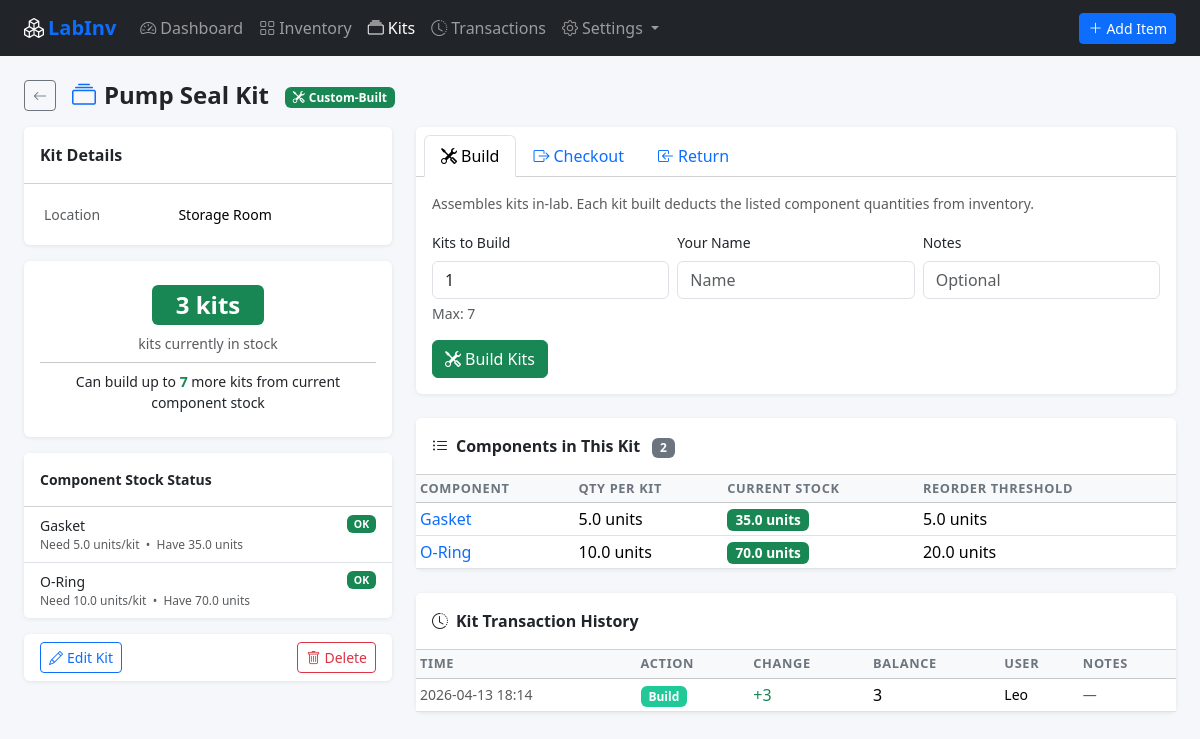
Screenshot of /kits/1 with the database file from the repository.
### tables this page shows
CREATE TABLE kits (
            id          INTEGER PRIMARY KEY AUTOINCREMENT,
            name        TEXT    NOT NULL,
            kit_type    TEXT    NOT NULL DEFAULT 'custom',
            supplier    TEXT,
            sku         TEXT,
            quantity    INTEGER NOT NULL DEFAULT 0,
            location_id INTEGER REFERENCES locations(id),
            notes       TEXT,
            created_at  TIMESTAMP DEFAULT CURRENT_TIMESTAMP,
            updated_at  TIMESTAMP DEFAULT CURRENT_TIMESTAMP
        );

CREATE TABLE locations (
            id        INTEGER PRIMARY KEY AUTOINCREMENT,
            name      TEXT NOT NULL UNIQUE,
            parent_id INTEGER REFERENCES locations(id)
        );

CREATE TABLE kit_components (
            id               INTEGER PRIMARY KEY AUTOINCREMENT,
            kit_id           INTEGER NOT NULL REFERENCES kits(id) ON DELETE CASCADE,
            item_id          INTEGER NOT NULL REFERENCES items(id),
            quantity_per_kit REAL    NOT NULL DEFAULT 1
        );

CREATE TABLE items (
            id                  INTEGER PRIMARY KEY AUTOINCREMENT,
            name                TEXT    NOT NULL,
            category_id         INTEGER REFERENCES categories(id),
            quantity            REAL    NOT NULL DEFAULT 0,
            unit                TEXT    NOT NULL DEFAULT 'units',
            location_id         INTEGER REFERENCES locations(id),
            low_stock_threshold REAL    DEFAULT 0,
            supplier            TEXT,
            sku                 TEXT,
            notes               TEXT,
            created_at          TIMESTAMP DEFAULT CURRENT_TIMESTAMP,
            updated_at          TIMESTAMP DEFAULT CURRENT_TIMESTAMP
        );

CREATE TABLE kit_transactions (
            id              INTEGER PRIMARY KEY AUTOINCREMENT,
            kit_id          INTEGER NOT NULL REFERENCES kits(id),
            action          TEXT    NOT NULL,
            quantity_change INTEGER NOT NULL,
            quantity_before INTEGER NOT NULL,
            quantity_after  INTEGER NOT NULL,
            user_name       TEXT    NOT NULL,
            project         TEXT,
            notes           TEXT,
            timestamp       TIMESTAMP DEFAULT CURRENT_TIMESTAMP
        );

### app.py (the view)
@app.route("/kits/<int:kit_id>")
def kit_detail(kit_id):
    db = get_db()
    kit = db.execute("""
        SELECT k.*, l.name AS location_name
        FROM kits k
        LEFT JOIN locations l ON k.location_id = l.id
        WHERE k.id = ?
    """, (kit_id,)).fetchone()
    if not kit:
        flash("Kit not found.", "danger")
        return redirect(url_for("kits"))
    components = db.execute("""
        SELECT kc.*, i.name AS item_name, i.quantity AS item_quantity,
               i.unit AS item_unit, i.low_stock_threshold
        FROM kit_components kc
        JOIN items i ON kc.item_id = i.id
        WHERE kc.kit_id = ?
        ORDER BY i.name
    """, (kit_id,)).fetchall()
    history = db.execute("""
        SELECT * FROM kit_transactions WHERE kit_id = ?
        ORDER BY timestamp DESC LIMIT 30
    """, (kit_id,)).fetchall()
    max_buildable = None
    for comp in components:
        if comp["quantity_per_kit"] > 0:
            buildable = int(comp["item_quantity"] / comp["quantity_per_kit"])
            if max_buildable is None or buildable < max_buildable:
                max_buildable = buildable
    db.close()
    return render_template("kit_detail.html", kit=kit, components=components,
                           history=history, max_buildable=max_buildable if max_buildable is not None else 0)

### app.py (called while the page is built)
def get_db():
    conn = sqlite3.connect(DATABASE)
    conn.row_factory = sqlite3.Row
    conn.execute("PRAGMA foreign_keys = ON")
    return conn

### templates/kit_detail.html (shortened to what this page needs)
{% extends "base.html" %}
{% block content %}
<div class="mt-4 mb-3 d-flex align-items-center">
  <a href="{{ url_for('kits') }}" class="btn btn-outline-secondary btn-sm me-3">
    <i class="bi bi-arrow-left"></i>
  </a>
  <h4 class="mb-0 fw-bold">
    <i class="bi bi-collection me-2 text-primary"></i>{{ kit.name }}
  </h4>
  <span class="ms-3">
    {% if kit.kit_type == 'vendor' %}
      <span class="badge bg-info text-dark"><i class="bi bi-truck me-1"></i>Vendor-Provided</span>
    {% else %}
      <span class="badge bg-success"><i class="bi bi-tools me-1"></i>Custom-Built</span>
    {% endif %}
  </span>
</div>
<div class="row g-4">
  <div class="col-12 col-lg-4">
    <div class="card mb-3">
      <div class="card-header bg-white py-3 fw-semibold">Kit Details</div>
      <div class="card-body small">
        <table class="table table-borderless table-sm mb-0">
          <tr>
            <td class="text-muted" style="width:40%">Location</td>
            <td>{{ kit.location_name or '—' }}</td>
          </tr>
        </table>
      </div>
    </div>
    <div class="card mb-3">
      <div class="card-body text-center py-4">
        {% if kit.quantity == 0 %}
          <span class="badge bg-secondary fs-4 px-4 py-2">0 kits</span>
        {% else %}
          <span class="badge bg-success fs-4 px-4 py-2">{{ kit.quantity }} kit{{ 's' if kit.quantity != 1 }}</span>
        {% endif %}
        <div class="text-muted small mt-2">kits currently in stock</div>
        {% if components and kit.kit_type == 'custom' %}
          <hr class="my-2">
          <div class="small">
            Can build up to
            <strong class="{% if max_buildable == 0 %}text-danger{% else %}text-success{% endif %}">
              {{ max_buildable }}
            </strong>
            more kit{{ 's' if max_buildable != 1 }} from current component stock
          </div>
        {% endif %}
      </div>
    </div>
    {% if components %}
    <div class="card mb-3">
      <div class="card-header bg-white py-3 fw-semibold small">Component Stock Status</div>
      <ul class="list-group list-group-flush">
        {% for comp in components %}
        <li class="list-group-item small py-2">
          <div class="d-flex justify-content-between align-items-start">
            <a href="/items/{{ comp.item_id }}" class="text-decoration-none text-dark">{{ comp.item_name }}</a>
            {% set avail = (comp.item_quantity / comp.quantity_per_kit)|int %}
            {% if comp.low_stock_threshold > 0 and comp.item_quantity <= comp.low_stock_threshold %}
              <span class="badge bg-danger">Low</span>
            {% elif comp.item_quantity == 0 %}
              <span class="badge bg-secondary">Out</span>
            {% else %}
              <span class="badge bg-success">OK</span>
            {% endif %}
          </div>
          <div class="text-muted" style="font-size:.75rem;">
            Need {{ comp.quantity_per_kit }} {{ comp.item_unit }}/kit &nbsp;&bull;&nbsp;
            Have {{ comp.item_quantity }} {{ comp.item_unit }}
          </div>
        </li>
        {% endfor %}
      </ul>
    </div>
    {% endif %}
    <div class="card border-danger no-print">
      <div class="card-body py-2 d-flex justify-content-between align-items-center">
        <a href="/kits/{{ kit.id }}/edit" class="btn btn-outline-primary btn-sm">
          <i class="bi bi-pencil me-1"></i>Edit Kit
        </a>
        <form method="post" action="/kits/{{ kit.id }}/delete"
              onsubmit="return confirm('Permanently delete kit \'{{ kit.name }}\'?');">
          <button class="btn btn-outline-danger btn-sm">
            <i class="bi bi-trash me-1"></i>Delete
          </button>
        </form>
      </div>
    </div>
  </div>
  <div class="col-12 col-lg-8">
    <div class="card mb-4 no-print">
      <div class="card-header bg-white">
        <ul class="nav nav-tabs card-header-tabs" id="actionTabs">
          {% if kit.kit_type == 'custom' %}
          <li class="nav-item">
            <a class="nav-link active" data-bs-toggle="tab" href="#tabBuild">
              <i class="bi bi-tools me-1"></i>Build
            </a>
          </li>
          {% else %}
          <li class="nav-item">
            <a class="nav-link active" data-bs-toggle="tab" href="#tabReceive">
              <i class="bi bi-truck me-1"></i>Receive
            </a>
          </li>
          {% endif %}
          <li class="nav-item">
            <a class="nav-link {% if kit.kit_type == 'vendor' %}{% endif %}" data-bs-toggle="tab" href="#tabCheckout">
              <i class="bi bi-box-arrow-right me-1"></i>Checkout
            </a>
          </li>
          <li class="nav-item">
            <a class="nav-link" data-bs-toggle="tab" href="#tabCheckin">
              <i class="bi bi-box-arrow-in-left me-1"></i>Return
            </a>
          </li>
        </ul>
      </div>
      <div class="card-body tab-content pt-3">
        {% if kit.kit_type == 'custom' %}
        <div class="tab-pane fade show active" id="tabBuild">
          <p class="text-muted small mb-3">
            Assembles kits in-lab. Each kit built deducts the listed component quantities from inventory.
          </p>
          {% if not components %}
            <div class="alert alert-warning small mb-0">
              <i class="bi bi-exclamation-triangle me-1"></i>
              No components defined. <a href="/kits/{{ kit.id }}/edit">Edit this kit</a> to add parts.
            </div>
          {% else %}
          <form method="post" action="/kits/{{ kit.id }}/build">
            <div class="row g-2">
              <div class="col-4">
                <label class="form-label small">Kits to Build</label>
                <input type="number" name="quantity" class="form-control" value="1" min="1"
                       max="{{ max_buildable }}" required>
                <div class="form-text">Max: {{ max_buildable }}</div>
              </div>
              <div class="col-4">
                <label class="form-label small">Your Name</label>
                <input type="text" name="user_name" class="form-control" placeholder="Name" required>
              </div>
              <div class="col-4">
                <label class="form-label small">Notes</label>
                <input type="text" name="notes" class="form-control" placeholder="Optional">
              </div>
            </div>
            <button class="btn btn-success mt-3" type="submit"
                    {% if max_buildable == 0 %}disabled{% endif %}>
              <i class="bi bi-tools me-1"></i>Build Kit{{ 's' if max_buildable != 1 }}
            </button>
          </form>
          {% endif %}
        </div>
        {% endif %}
      </div>
    </div>
    {% if components %}
    <div class="card mb-4">
      <div class="card-header bg-white py-3 fw-semibold">
        <i class="bi bi-list-ul me-2"></i>Components in This Kit
        <span class="badge bg-secondary ms-2">{{ components|length }}</span>
      </div>
      <div class="table-responsive">
        <table class="table table-sm align-middle mb-0">
          <thead class="table-light">
            <tr>
              <th>Component</th>
              <th>Qty per Kit</th>
              <th>Current Stock</th>
              <th>Reorder Threshold</th>
            </tr>
          </thead>
          <tbody>
            {% for comp in components %}
            <tr {% if comp.low_stock_threshold > 0 and comp.item_quantity <= comp.low_stock_threshold %}class="low-stock-row"{% endif %}>
              <td>
                <a href="/items/{{ comp.item_id }}" class="text-decoration-none">{{ comp.item_name }}</a>
              </td>
              <td>{{ comp.quantity_per_kit }} {{ comp.item_unit }}</td>
              <td>
                {% if comp.low_stock_threshold > 0 and comp.item_quantity <= comp.low_stock_threshold %}
                  <span class="badge bg-danger qty-badge">{{ comp.item_quantity }} {{ comp.item_unit }}</span>
                  <i class="bi bi-exclamation-triangle-fill text-danger ms-1" title="Low stock"></i>
                {% elif comp.item_quantity == 0 %}
                  <span class="badge bg-secondary qty-badge">0 {{ comp.item_unit }}</span>
                {% else %}
                  <span class="badge bg-success qty-badge">{{ comp.item_quantity }} {{ comp.item_unit }}</span>
                {% endif %}
              </td>
              <td>
                {% if comp.low_stock_threshold > 0 %}
                  {{ comp.low_stock_threshold }} {{ comp.item_unit }}
                {% else %}
                  <span class="text-muted">—</span>
                {% endif %}
              </td>
            </tr>
            {% endfor %}
          </tbody>
        </table>
      </div>
    </div>
    {% endif %}
    <div class="card">
      <div class="card-header bg-white py-3 fw-semibold">
        <i class="bi bi-clock-history me-2"></i>Kit Transaction History
      </div>
      <div class="table-responsive">
        <table class="table table-sm align-middle mb-0">
          <thead class="table-light">
            <tr>
              <th>Time</th>
              <th>Action</th>
              <th>Change</th>
              <th>Balance</th>
              <th>User</th>
              <th>Notes</th>
            </tr>
          </thead>
          <tbody>
            {% if history %}
              {% for t in history %}
              <tr>
                <td class="text-muted small">{{ t.timestamp[:16] }}</td>
                <td>
                  <span class="badge badge-action-{{ t.action }}">
                    {% if t.action == 'build' %}Build
                    {% elif t.action == 'receive_vendor' %}Received
                    {% elif t.action == 'checkout' %}Checkout
                    {% elif t.action == 'checkin' %}Return
                    {% else %}{{ t.action }}
                    {% endif %}
                  </span>
                </td>
                <td>
                  {% if t.quantity_change > 0 %}
                    <span class="text-success">+{{ t.quantity_change }}</span>
                  {% else %}
                    <span class="text-danger">{{ t.quantity_change }}</span>
                  {% endif %}
                </td>
                <td>{{ t.quantity_after }}</td>
                <td class="small">{{ t.user_name }}{% if t.project %} / {{ t.project }}{% endif %}</td>
                <td class="small text-muted">{{ t.notes or '—' }}</td>
              </tr>
              {% endfor %}
            {% else %}
              <tr>
                <td colspan="6" class="text-center text-muted py-4">No transactions yet.</td>
              </tr>
            {% endif %}
          </tbody>
        </table>
      </div>
    </div>
  </div>
</div>
{% endblock %}

### templates/base.html (style rules this page uses)
body { background: #f5f7fa; }
.card { border: none; box-shadow: 0 1px 4px rgba(0,0,0,.08); }
.badge-action-build { background:#20c997; color:#fff; }
.qty-badge { font-size:.85rem; padding:.3em .6em; }
.table th { font-size:.8rem; text-transform:uppercase; letter-spacing:.05em; color:#6c757d; }

### rows the page displays
kits: name "Pump Seal Kit", quantity "3", quantity "s"
locations: name "Storage Room"
kit_components: item_name "Gasket", quantity_per_kit "5.0", item_unit "units", item_quantity "35.0", low_stock_threshold "5.0"
kit_components: item_name "O-Ring", quantity_per_kit "10.0", item_unit "units", item_quantity "70.0", low_stock_threshold "20.0"
kit_transactions: timestamp "2026-04-13 18:14", action "Build", quantity_change "3", quantity_after "3", user_name "Leo", notes "—"

### other values shown
{{ max_buildable }} "7"
{{ 's' if max_buildable != 1 }} "s"
{{ components|length }} "2"
